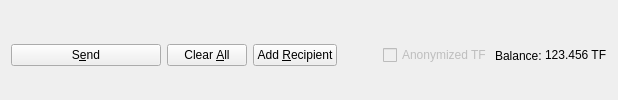
         <widget class="QFrame" name="frame_Send">
          <layout class="QHBoxLayout" name="horizontalLayout">
           <property name="bottomMargin">
            <number>0</number>
           </property>
           <item>
            <widget class="QPushButton" name="sendButton">
             <property name="minimumSize">
              <size>
               <width>150</width>
               <height>0</height>
              </size>
             </property>
             <property name="toolTip">
              <string>Confirm the send action</string>
             </property>
             <property name="text">
              <string>S&amp;end</string>
             </property>
             <property name="icon">
              <iconset>
               <normaloff>:/icons/send</normaloff>:/icons/send</iconset>
             </property>
             <property name="autoDefault">
              <bool>false</bool>
             </property>
            </widget>
           </item>
           <item>
            <widget class="QPushButton" name="clearButton">
             <property name="sizePolicy">
              <sizepolicy hsizetype="Minimum" vsizetype="Fixed">
               <horstretch>0</horstretch>
               <verstretch>0</verstretch>
              </sizepolicy>
             </property>
             <property name="toolTip">
              <string>Clear all fields of the form.</string>
             </property>
             <property name="text">
              <string>Clear &amp;All</string>
             </property>
             <property name="icon">
              <iconset>
               <normaloff>:/icons/remove</normaloff>:/icons/remove</iconset>
             </property>
             <property name="autoDefault">
              <bool>false</bool>
             </property>
            </widget>
           </item>
           <item>
            <widget class="QPushButton" name="addButton">
             <property name="toolTip">
              <string>Send to multiple recipients at once</string>
             </property>
             <property name="text">
              <string>Add &amp;Recipient</string>
             </property>
             <property name="icon">
              <iconset>
               <normaloff>:/icons/add</normaloff>:/icons/add</iconset>
             </property>
             <property name="autoDefault">
              <bool>false</bool>
             </property>
            </widget>
           </item>
           <item>
            <spacer name="horizontalSpacer">
             <property name="orientation">
              <enum>Qt::Horizontal</enum>
             </property>
             <property name="sizeHint" stdset="0">
              <size>
               <width>40</width>
               <height>20</height>
              </size>
             </property>
            </spacer>
           </item>
           <item>
            <layout class="QHBoxLayout" name="horizontalLayout_2">
             <property name="spacing">
              <number>3</number>
             </property>
             <item>
              <widget class="QCheckBox" name="checkzTF">
               <property name="enabled">
                <bool>false</bool>
               </property>
               <property name="text">
                <string>Anonymized TF</string>
               </property>
              </widget>
             </item>
             <item>
              <widget class="QLabel" name="label">
               <property name="text">
                <string>Balance:</string>
               </property>
              </widget>
             </item>
             <item>
              <widget class="QLabel" name="labelBalance">
               <property name="sizePolicy">
                <sizepolicy hsizetype="Preferred" vsizetype="Fixed">
                 <horstretch>0</horstretch>
                 <verstretch>0</verstretch>
                </sizepolicy>
               </property>
               <property name="cursor">
                <cursorShape>IBeamCursor</cursorShape>
               </property>
               <property name="text">
                <string notr="true">123.456 TF</string>
               </property>
               <property name="textInteractionFlags">
                <set>Qt::LinksAccessibleByMouse|Qt::TextSelectableByKeyboard|Qt::TextSelectableByMouse</set>
               </property>
              </widget>
             </item>
            </layout>
           </item>
          </layout>
         </widget>
